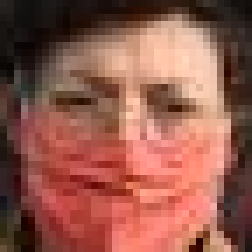
#> input picture Image_Process/FaceMarskDetection/Face Mask Dataset/Test/WithMask/1163.png, 36 x 36 px, found by its file name (shown 7 times larger); its folder holds 3 pictures in this run
$ python ML.py
#> lines starting #> are read from the running program, lines starting #| are printed output that depends on the picture; pictures that were not available may be replaced by others from this repository, and a replacement may not be noted
import cv2
import os
import numpy as np
# Đường dẫn đến thư mục chứa dữ liệu
dataset_folder = r'Train'
test_folder = r'Test'
# Khởi tạo trình trích xuất đặc trưng SIFT với số lượng keypoints giới hạn
sift = cv2.SIFT_create(nfeatures=500)

# Duyệt qua từng ảnh trong thư mục test
for folder_name in os.listdir(test_folder):
    folder_path = os.path.join(test_folder, folder_name)

    # Kiểm tra xem folder có phải là thư mục không
    if os.path.isdir(folder_path):
        for filename in os.listdir(folder_path):
            test_image_path = os.path.join(folder_path, filename)

            # Đọc ảnh đầu vào cần nhận dạng và chuyển đổi thành ảnh grayscale nếu cần
            input_image = cv2.imread(test_image_path, cv2.IMREAD_GRAYSCALE)
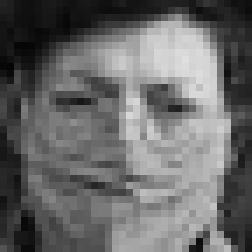
#> input_image: shape (36, 36) (shown 7 times larger); min 5, max 223, mean 104.6

            # Kiểm tra xem ảnh có đọc được và có kiểu dữ liệu và chiều sâu đúng không
            if input_image is None:
                print(f"Không thể đọc ảnh: {test_image_path}")
            elif input_image.dtype != np.uint8:
                print(f"Kiểu dữ liệu không đúng cho ảnh: {input_image.dtype}")
            else:
                # Trích xuất đặc trưng SIFT của ảnh đầu vào
                keypoints_input, descriptors_input = sift.detectAndCompute(input_image, None)
#> keypoints_input = 16 keypoints; strongest (x, y, size): (23, 14, 3.8), (19, 14, 2), (32, 18, 1.8), (30, 18, 4.1)

                # Lưu trữ điểm khớp tốt nhất và khoảng cách tương ứng
                best_match = None
                best_distance = float('inf')

                # Duyệt qua các thư mục con trong dataset_folder
                for folder_name in os.listdir(dataset_folder):
                    folder_path = os.path.join(dataset_folder, folder_name)

                    # Kiểm tra xem folder có phải là thư mục không
                    if os.path.isdir(folder_path):
                        for filename in os.listdir(folder_path):
                            sample_image_path = os.path.join(folder_path, filename)

                            # Đọc ảnh mẫu và trích xuất đặc trưng SIFT
                            sample_image = cv2.imread(sample_image_path, cv2.IMREAD_GRAYSCALE)
                            keypoints_sample, descriptors_sample = sift.detectAndCompute(sample_image, None)

                            # Matching đặc trưng giữa ảnh đầu vào và ảnh mẫu
                            bf = cv2.BFMatcher()
                            matches = bf.knnMatch(descriptors_input, descriptors_sample, k=2)

                            # Áp dụng xét định Goodman để lọc các điểm khớp tốt
                            good_matches = []
                            for m, n in matches:
                                if m.distance < 0.75 * n.distance:
                                    good_matches.append(m)

                            # Tính tổng khoảng cách của các điểm khớp
                            total_distance = sum(match.distance for match in good_matches)

                            # So sánh tổng khoảng cách với khoảng cách tốt nhất hiện tại
                            if len(good_matches) > 0:
                                average_distance = total_distance / len(good_matches)
                                if average_distance < best_distance:
                                    best_distance = average_distance
                                    best_match = folder_name

                # In ra kết quả cuối cùng cho từng ảnh
                if best_match is not None:
                    print(f"Ảnh {test_image_path}: Hãng nhận dạng: {best_match}")
                else:
                    print(f"Ảnh {test_image_path}: Không nhận dạng được.")
#> pass 2 of the loop `for folder_name in os.listdir(test_folder):`:
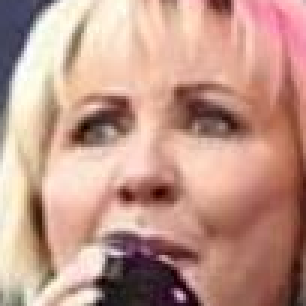
#> input picture Image_Process/FaceMarskDetection/Face Mask Dataset/Test/WithoutMask/1000.png, 102 x 102 px, found by its file name (shown 3 times larger)
#> `input_image = cv2.imread(test_image_path, cv2.IMREAD_GRAYSCALE)`:
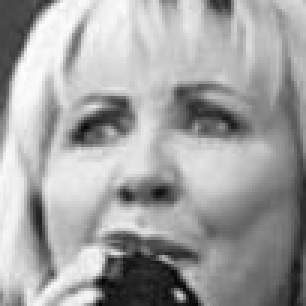
#> input_image: shape (102, 102) (shown 3 times larger); min 4, max 254, mean 162.2
#> keypoints_input = 96 keypoints; strongest (x, y, size): (60, 98, 2.2), (28, 44, 6.6), (42, 65, 3.9), (53, 64, 6.8)
#| Ảnh Test/WithoutMask/1000.png: Không nhận dạng được.
